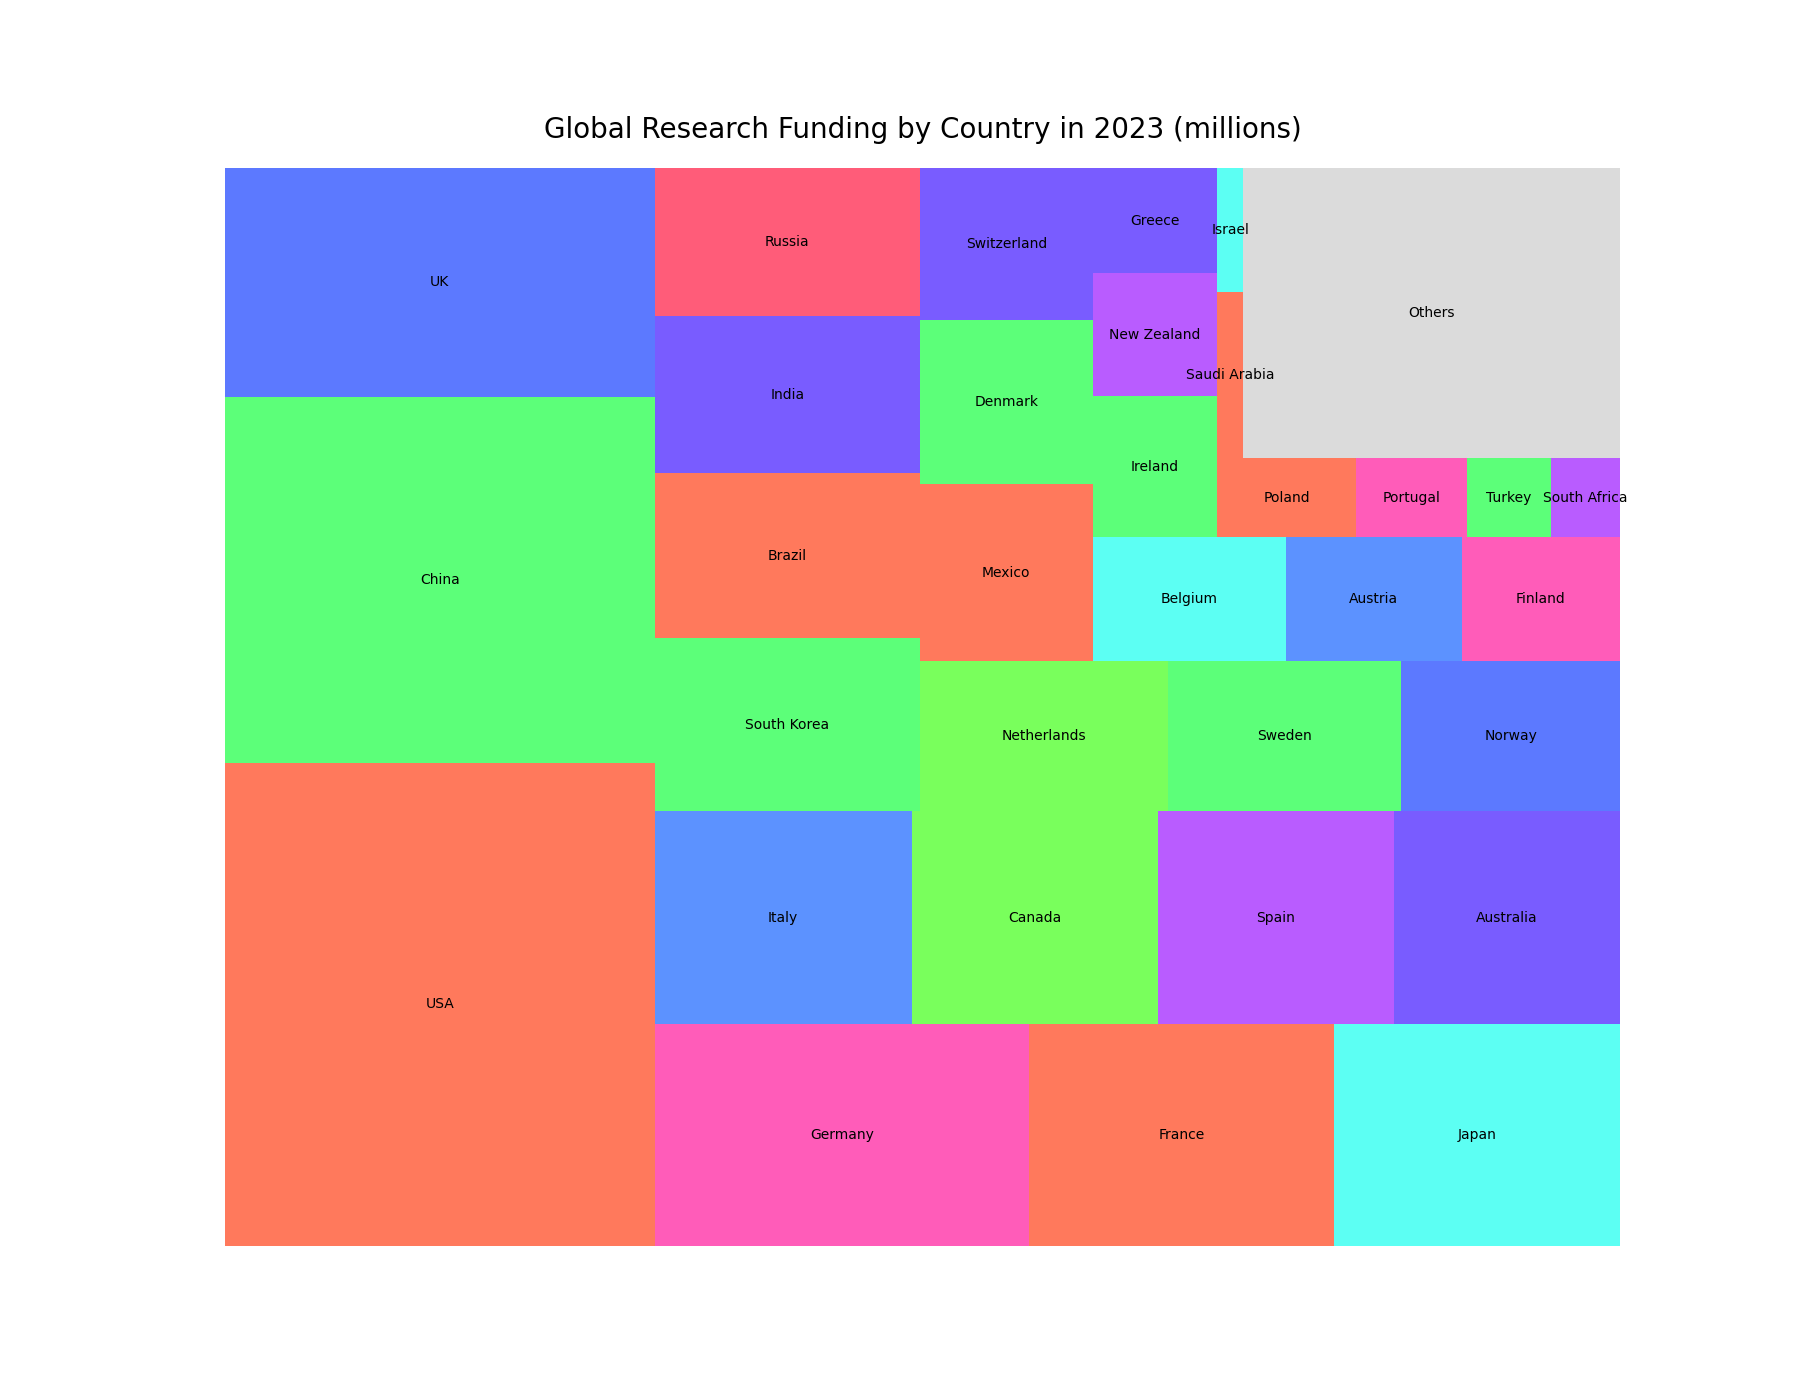

Reproduce this figure in Python.

import matplotlib.pyplot as plt
import squarify

# Data points
countries = [
    'USA', 'China', 'UK', 'Germany', 'France', 'Japan', 'Italy', 'Canada',
    'Spain', 'Australia', 'South Korea', 'Brazil', 'India', 'Russia',
    'Netherlands', 'Sweden', 'Norway', 'Mexico', 'Denmark', 'Switzerland',
    'Belgium', 'Austria', 'Finland', 'Ireland', 'New Zealand', 'Greece',
    'Poland', 'Portugal', 'Turkey', 'South Africa', 'Saudi Arabia', 'Israel', 'Others'
]
research_funding = [
    950, 720, 450, 380, 310, 290, 250, 240, 230, 220, 210, 200, 190, 180, 170, 160, 
    150, 140, 130, 120, 110, 100, 90, 80, 70, 60, 50, 40, 30, 25, 20, 15, 500
]

# Color scheme
colors = [
    '#FF5733', '#33FF57', '#3357FF', '#FF33A8', '#FF5733', '#33FFF0', '#3377FF', 
    '#57FF33', '#A833FF', '#5733FF', '#33FF57', '#FF5733', '#5733FF', '#FF3357', 
    '#57FF33', '#33FF57', '#3357FF', '#FF5733', '#33FF57', '#5733FF', '#33FFF0', 
    '#3377FF', '#FF33A8', '#33FF57', '#A833FF', '#5733FF', '#FF5733', '#FF33A8', 
    '#33FF57', '#A833FF', '#FF5733', '#33FFF0', '#D3D3D3'
]

plt.figure(figsize=(18, 14))
squarify.plot(sizes=research_funding, label=countries, color=colors, alpha=0.8)

# Chart details
plt.title('Global Research Funding by Country in 2023 (millions)', fontsize=20, y=1.02)
plt.axis('off')

plt.show()
